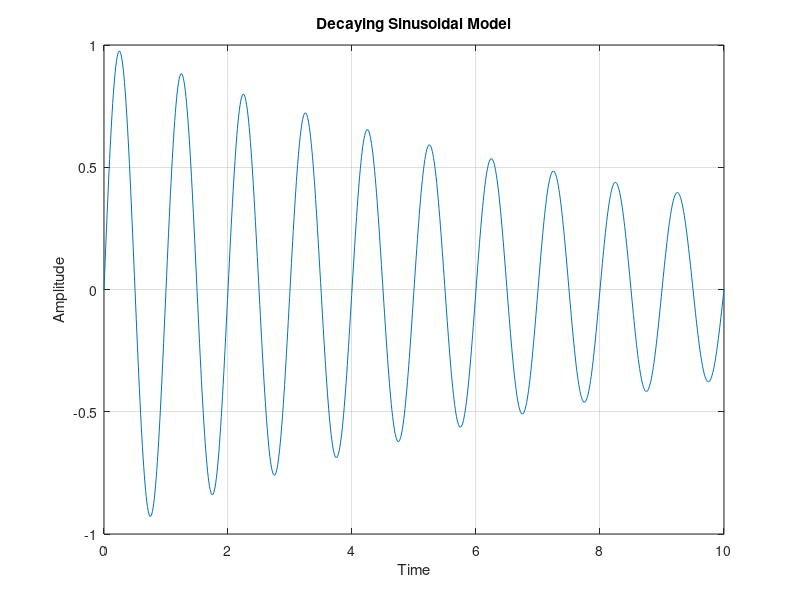

Recreate this plot in MATLAB.
clear ; clc ; close ;

% Define time vector
t = linspace(0, 10, 1000);

% Parameters [amplitude, angular frequency, phase, offset, decay constant]
params = [1, 2*pi, 0, 0, 0.1]; 

% Define the decaying sinusoidal model function
decaying_sinusoidal_model = @(b, x) b(1) * sin(b(2) * x + b(3)) .* exp(-b(5) * x) + b(4);

% Calculate the model output
y = decaying_sinusoidal_model(params, t);

% Plot the model
figure;
plot(t, y);
xlabel('Time');
ylabel('Amplitude');
title('Decaying Sinusoidal Model');
grid on;